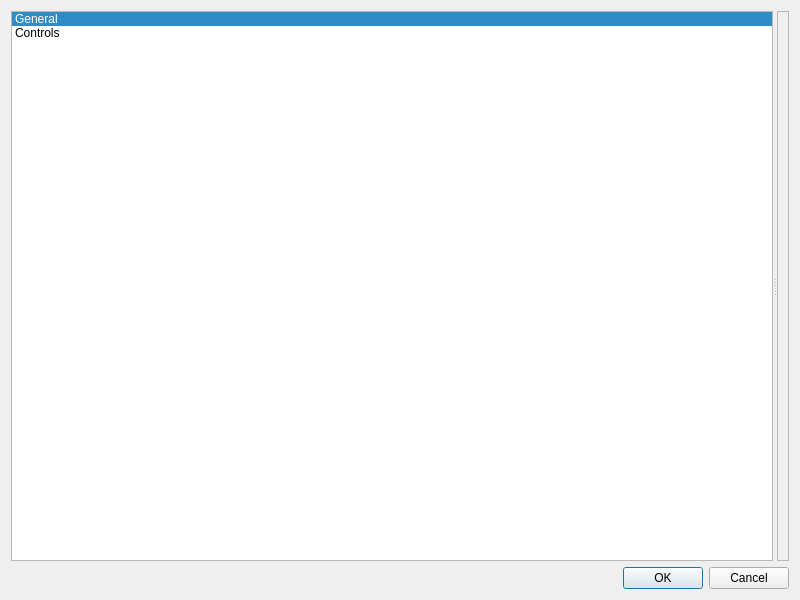
<?xml version="1.0" encoding="UTF-8"?>
<ui version="4.0">
 <class>DialogConf</class>
 <widget class="QDialog" name="DialogConf">
  <property name="geometry">
   <rect>
    <x>0</x>
    <y>0</y>
    <width>800</width>
    <height>600</height>
   </rect>
  </property>
  <property name="windowTitle">
   <string>Preferences</string>
  </property>
  <property name="locale">
   <locale language="English" country="UnitedStates"/>
  </property>
  <property name="modal">
   <bool>true</bool>
  </property>
  <layout class="QGridLayout" name="gridLayout_2">
   <item row="0" column="0">
    <layout class="QGridLayout" name="gridLayout">
     <item row="0" column="0">
      <widget class="QSplitter" name="splitter">
       <property name="orientation">
        <enum>Qt::Horizontal</enum>
       </property>
       <widget class="QListWidget" name="listMenu">
        <property name="sizePolicy">
         <sizepolicy hsizetype="Expanding" vsizetype="Expanding">
          <horstretch>1</horstretch>
          <verstretch>0</verstretch>
         </sizepolicy>
        </property>
        <property name="currentRow">
         <number>0</number>
        </property>
        <item>
         <property name="text">
          <string>General</string>
         </property>
        </item>
        <item>
         <property name="text">
          <string>Controls</string>
         </property>
        </item>
       </widget>
       <widget class="QStackedWidget" name="stackedContents">
        <property name="sizePolicy">
         <sizepolicy hsizetype="Preferred" vsizetype="Preferred">
          <horstretch>2</horstretch>
          <verstretch>0</verstretch>
         </sizepolicy>
        </property>
        <property name="frameShape">
         <enum>QFrame::StyledPanel</enum>
        </property>
        <property name="frameShadow">
         <enum>QFrame::Sunken</enum>
        </property>
        <property name="currentIndex">
         <number>0</number>
        </property>
        <widget class="PageGeneral" name="pageGeneral"/>
        <widget class="PageControls" name="pageControls"/>
       </widget>
      </widget>
     </item>
     <item row="1" column="0">
      <widget class="QDialogButtonBox" name="buttonBox">
       <property name="orientation">
        <enum>Qt::Horizontal</enum>
       </property>
       <property name="standardButtons">
        <set>QDialogButtonBox::Cancel|QDialogButtonBox::Ok</set>
       </property>
      </widget>
     </item>
    </layout>
   </item>
  </layout>
 </widget>
 <customwidgets>
  <customwidget>
   <class>PageControls</class>
   <extends>QWidget</extends>
   <header>gui/PageControls.h</header>
   <container>1</container>
  </customwidget>
  <customwidget>
   <class>PageGeneral</class>
   <extends>QWidget</extends>
   <header>gui/PageGeneral.h</header>
   <container>1</container>
  </customwidget>
 </customwidgets>
 <resources/>
 <connections>
  <connection>
   <sender>buttonBox</sender>
   <signal>accepted()</signal>
   <receiver>DialogConf</receiver>
   <slot>accept()</slot>
   <hints>
    <hint type="sourcelabel">
     <x>248</x>
     <y>254</y>
    </hint>
    <hint type="destinationlabel">
     <x>157</x>
     <y>274</y>
    </hint>
   </hints>
  </connection>
  <connection>
   <sender>buttonBox</sender>
   <signal>rejected()</signal>
   <receiver>DialogConf</receiver>
   <slot>reject()</slot>
   <hints>
    <hint type="sourcelabel">
     <x>316</x>
     <y>260</y>
    </hint>
    <hint type="destinationlabel">
     <x>286</x>
     <y>274</y>
    </hint>
   </hints>
  </connection>
 </connections>
</ui>
